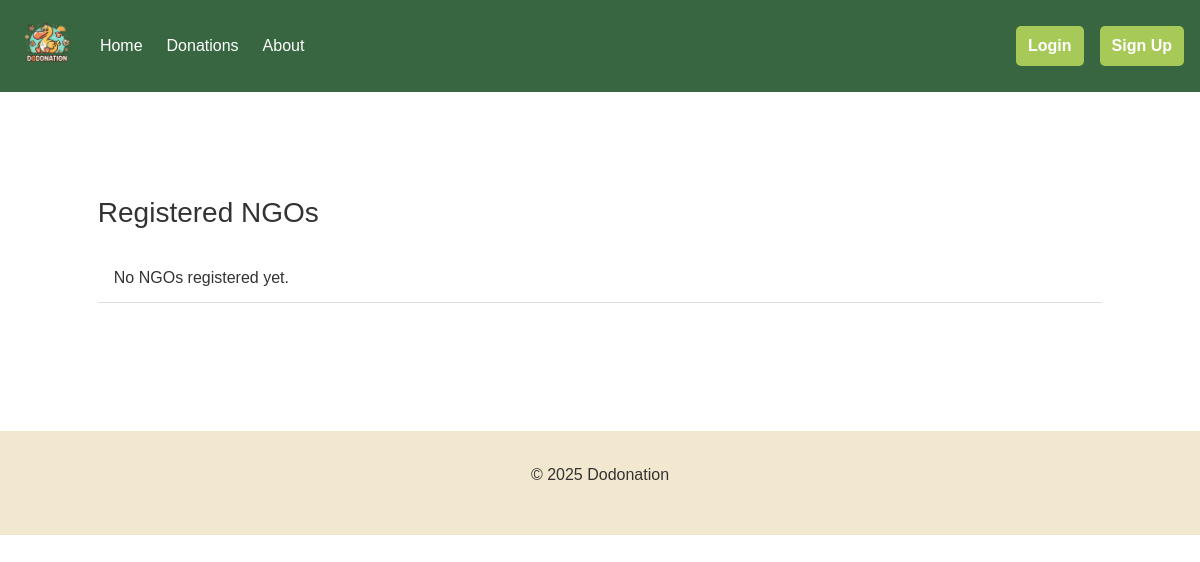
The app's page /donations/ngo_list/, older data.
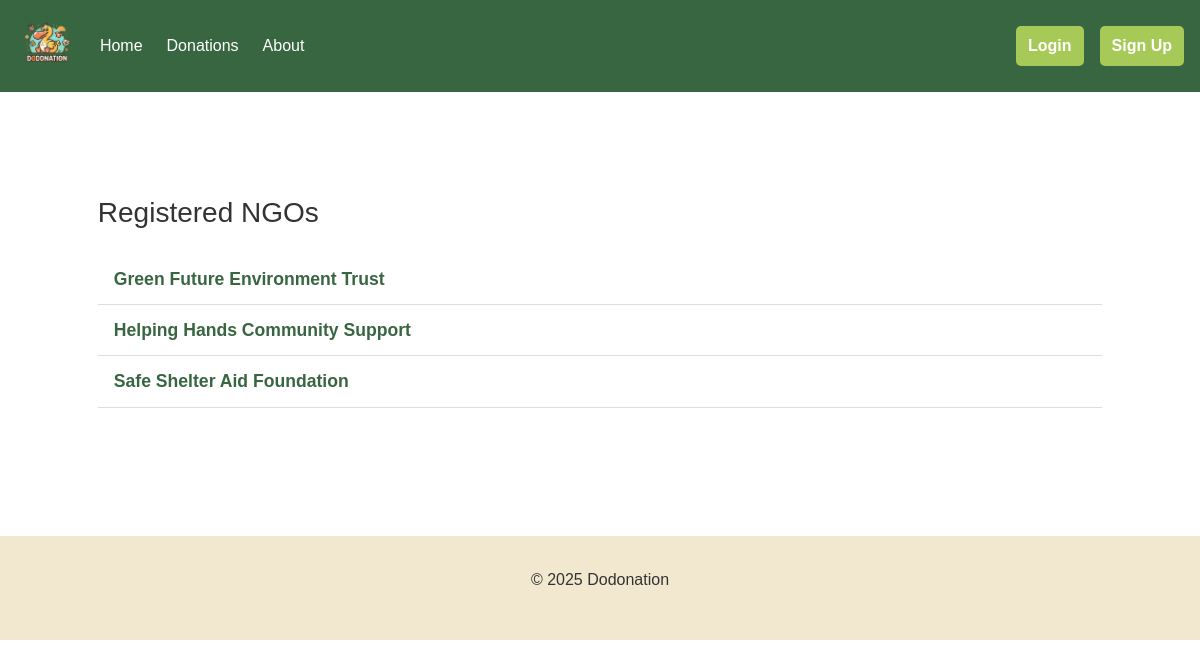
The same page, newer data.
### ngo/models.py (models this page shows, shortened)
class NGOProfile(models.Model):
    user = models.OneToOneField(User, on_delete=models.CASCADE, related_name="ngo_profile")
    receiverID = models.AutoField(primary_key=True)
    name = models.CharField(max_length=100, unique=True)
    reg_number = models.CharField(max_length=50, unique=True)

### core/views.py (the view)
# urls.py: path('ngo_list/', views.ngo_list, name='ngo_list'),
def ngo_list(request):
    ngos = NGOProfile.objects.order_by('name')
    return render(request, 'core/ngo_list.html', {'ngos': ngos})

### core/templates/core/ngo_list.html (shortened to what this page needs)
{% extends 'base.html' %}
{% block content %}
<div class="ngo-list-section">
    <h3>Registered NGOs</h3>
    <ul class="ngo-list">
        {% for ngo in ngos %}
            <li>
                <a href="{% url 'ngo_public_profile' ngo.pk %}">{{ ngo.name }}</a>
            </li>
        {% empty %}
            <li>No NGOs registered yet.</li>
        {% endfor %}
    </ul>
</div>
{% endblock %}

### templates/base.html (shortened to what this page needs)
{% load static %}
<!DOCTYPE html>
<html lang="en">
<head>
    <link href="https://cdn.jsdelivr.net/npm/bootstrap@5.3.2/dist/css/bootstrap.min.css" rel="stylesheet">
</head>
<body>
    <header>
        {% if request.user.is_authenticated %}
            {% if request.user.role == 'donor' %}
                {% include 'donor/_navbar_donor.html' %}
            {% elif request.user.role == 'ngo' %}
                {% include 'ngo/_navbar_ngo.html' %}
            {% else %}
                {% include 'users/_navbar_visitor.html' %}
            {% endif %}
        {% else %}
            {% include 'users/_navbar_visitor.html' %}
        {% endif %}
    </header>
    <main class="container" style="padding-top:1.5rem; padding-bottom:2rem;">
        {% block content %}
        {% endblock %}
    </main>
    <footer class="section-cream" style="text-align: center;">
        <p>&copy; 2025 Dodonation</p>
    </footer>
</body>
</html>

### users/templates/users/_navbar_visitor.html
{% load static %}
<div class="navbar">
    <div class="navbar-left">
        <a href="{% url 'homepage' %}">
            <img src="{% static 'users/images/logo.png' %}" class="navbar-logo">
        </a>
        <a href="{% url 'homepage' %}">Home</a>
        <a href="{% url 'donation_list' %}">Donations</a>
        <a href="{% url 'about' %}">About</a>
    </div>
    <div class="navbar-right">
        <a href="{% url 'login' %}" class="navbar-button">Login</a>
        <a href="{% url 'select_role' %}" class="navbar-button">Sign Up</a>
    </div>
</div>

### templates/base.html (style rules this page uses)
:root { --dark-green: #386641; --medium-green: #6A994E; --light-green: #A7C957; --cream: #F2E8CF; }
body { font-family: Arial, sans-serif; margin: 0; padding: 0; color: #333; }
.navbar { background-color: var(--dark-green); color: white; padding: 1rem; display: flex; justify-content: space-between; align-items: center; }
.navbar-left { display: flex; align-items: center; gap: 1.5rem; }
.navbar-right { display: flex; align-items: center; gap: 1rem; }
.navbar a { color: white; text-decoration: none; font-size: 1rem; }
.navbar-logo { height: 60px; width: auto; display: block; }
.navbar-button { background-color: var(--light-green); color: var(--dark-green); padding: 8px 12px; border-radius: 5px; font-weight: bold; }
.section-cream { background-color: var(--cream); padding: 2rem; }

### core/templates/core/ngo_list.html (style rules this page uses)
.ngo-list-section { background: #ffffff; padding: 3rem 5%; margin-top: 2rem; margin-bottom: 2rem; border-radius: 12px; }
.ngo-list { list-style: none; padding: 0; margin-top: 1.5rem; }
.ngo-list li { padding: 0.75rem 1rem; border-bottom: 1px solid #ddd; transition: background 0.2s; }
.ngo-list a { text-decoration: none; color: var(--dark-green); font-weight: bold; font-size: 1.1rem; }

Row changes from the older to the newer data that the page shows:
added NGOProfile: name "Green Future Environment Trust"
added NGOProfile: name "Helping Hands Community Support"
added NGOProfile: name "Safe Shelter Aid Foundation"
Text that changed along with them:
text no longer shown: "No NGOs registered yet."
